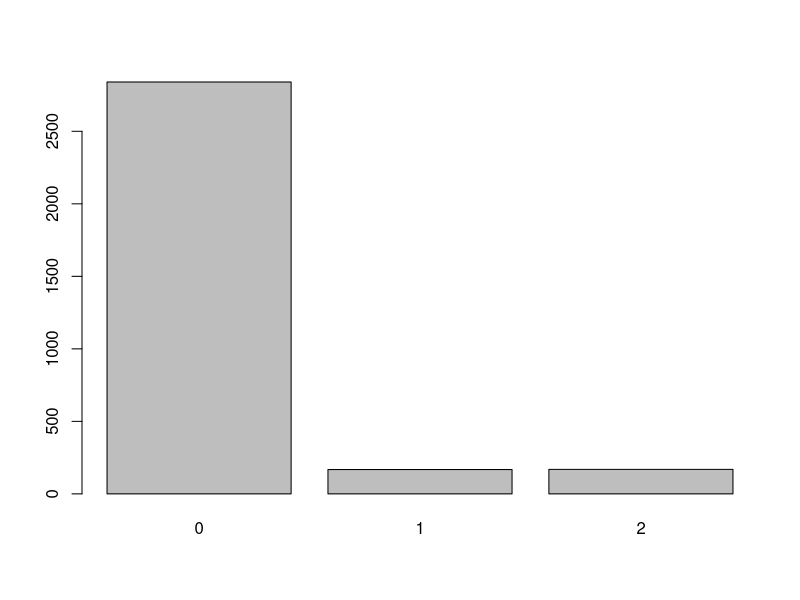
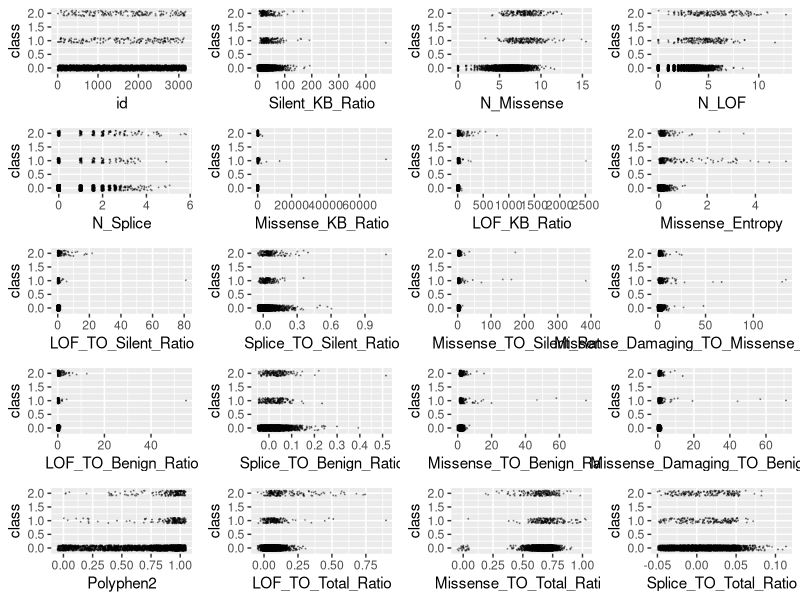
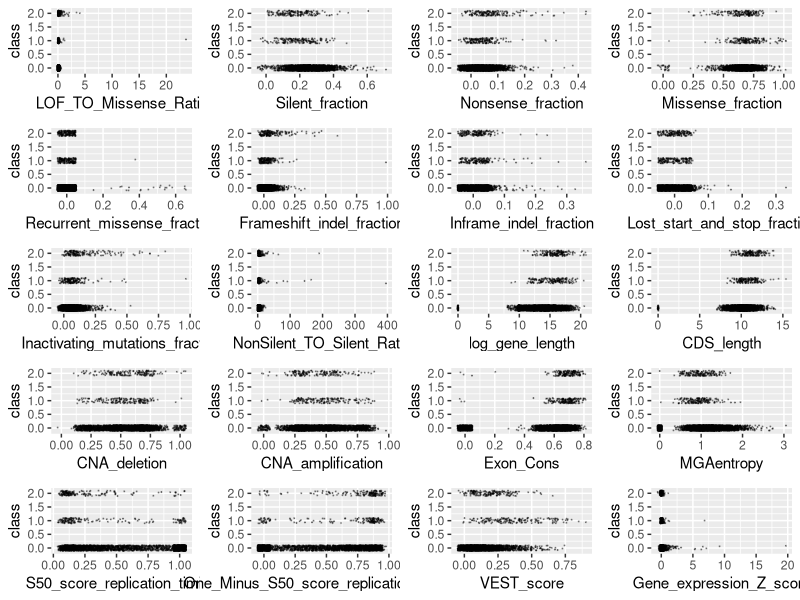
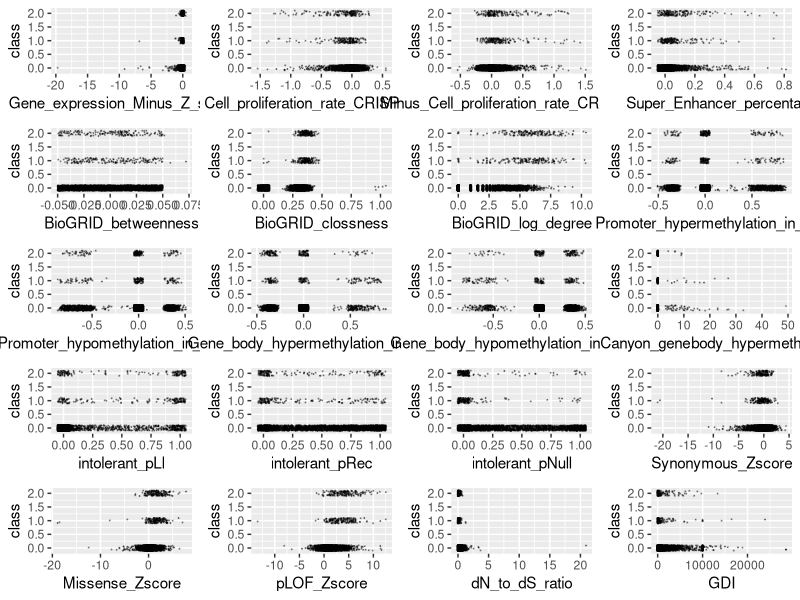
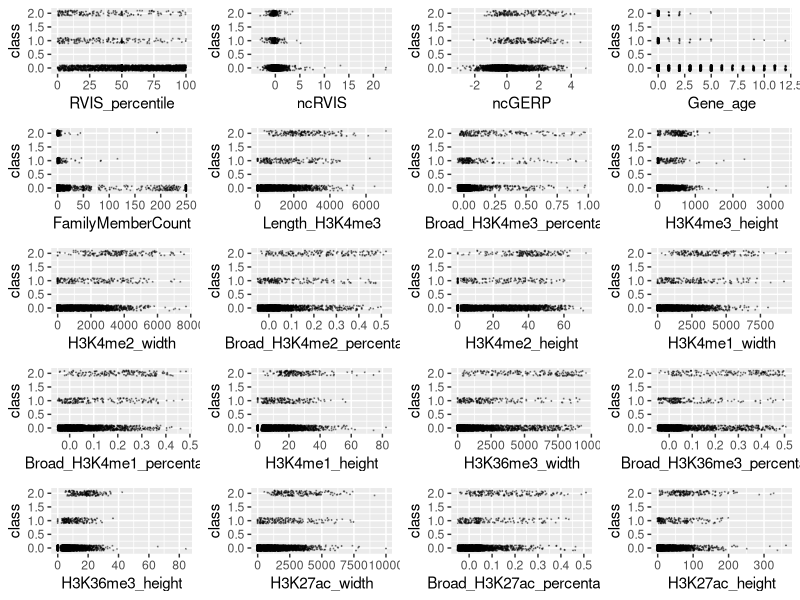
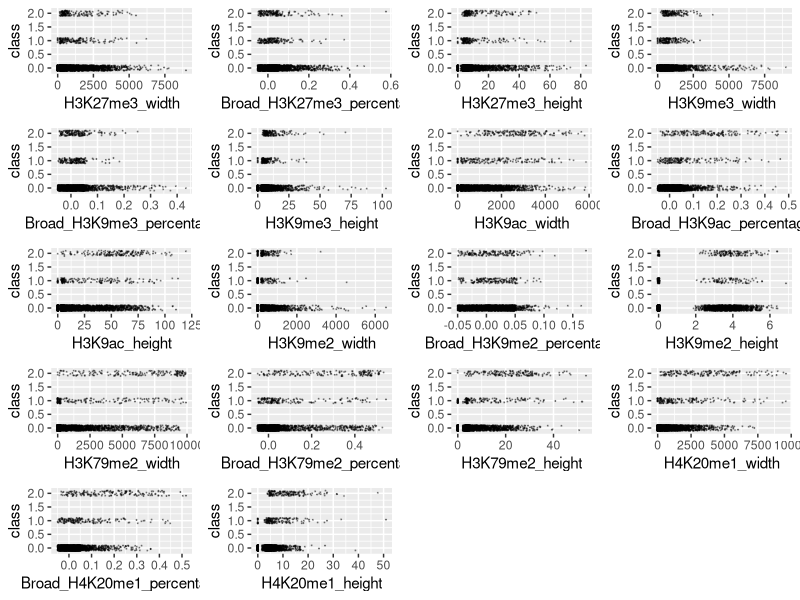

Recreate these plots in R, in order.
## ---- chunk 1
knitr::opts_chunk$set(echo = TRUE, comment = NA)
## ---- chunk 2
sample <- read.csv("sample.csv", stringsAsFactors = TRUE)
# sample
## ---- chunk 3
training <- read.csv("training.csv", stringsAsFactors = TRUE)
dim(training)
names(training)[c(1, 99)]
barplot(table(training$class))
table(training$class) / nrow(training)
any(is.na(training))

library(ggplot2)
scatter <- function(var) {
  ggplot(training, aes_string(var, "class")) +
    geom_jitter(width = 0.05, height = 0.1, size = 0.1,
                colour = rgb(0, 0, 0, alpha = 1 / 3))
}
scat_plot <- lapply(names(training)[-99], scatter)
library(gridExtra)
grid.arrange(grobs = scat_plot[1:20], ncol = 4)
grid.arrange(grobs = scat_plot[21:40], ncol = 4)
grid.arrange(grobs = scat_plot[41:60], ncol = 4)
grid.arrange(grobs = scat_plot[61:80], ncol = 4)
grid.arrange(grobs = scat_plot[81:98], ncol = 4)
